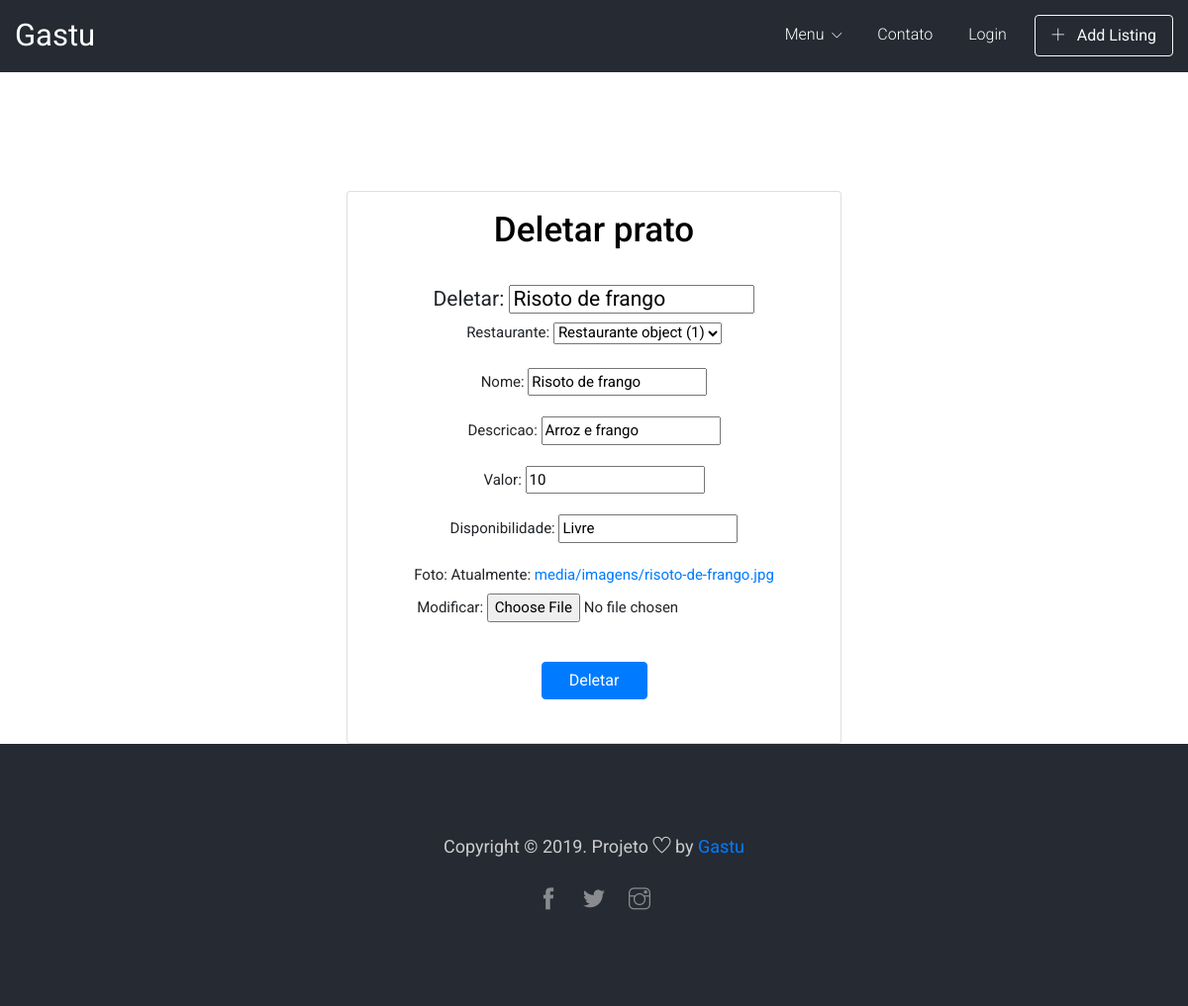
Screenshot of /polls/deletarcardapio/4/ with the database file from the repository.
### polls/models.py (models this page shows)
class Prato(models.Model):
    id_prato = models.AutoField(primary_key=True)
    nome = models.CharField(max_length=35)
    descricao = models.CharField(max_length=100)
    valor = models.IntegerField()
    disponibilidade = models.CharField(max_length=25)
    foto = models.ImageField(upload_to='media/imagens/')
    restaurante = models.ForeignKey(Restaurante, on_delete=models.CASCADE)

### polls/views.py (the view)
# urls.py: path('deletarcardapio/<int:pk>/', views.deletar_cardapio, name='deletar_cardapio'),
def deletar_cardapio(request, pk):
    post = Prato.objects.get(pk=pk)
    form = FormCardapio(instance=post)
    if request.method == 'POST':
        consulta = Prato.objects.get(pk=pk)
        consulta.delete()
        return redirect('polls:exibirCardapio')
    elif(request.method == 'GET'):
        return render(request, 'deletarCardapio.html', {'form': form, 'post': post})

### polls/forms.py
class FormCardapio(ModelForm):
    class Meta:
        model = Prato
        fields = ['restaurante','nome', 'descricao','valor','disponibilidade', 'foto']

### polls/templates/deletarCardapio.html (shortened to what this page needs)
{% load static %}
<!DOCTYPE html>
<html lang="en">
<head>
    <link rel="stylesheet" href="{% static 'css/bootstrap.min.css' %}">
    <link rel="stylesheet" href="{% static 'css/simple-line-icons.css' %}">
    <link rel="stylesheet" href="{% static 'css/themify-icons.css' %}">
    <link rel="stylesheet" href="{% static 'css/set1.css' %}">
    <link rel="stylesheet" href="{% static 'css/swiper.min.css'%}">
    <link rel="stylesheet" href="{% static 'css/magnific-popup.css' %}">
    <link rel="stylesheet" href="{% static 'css/style.css' %}">
</head>
<body>
    <div class="dark-bg sticky-top">
        <div class="container-fluid">
            <div class="row">
                <div class="col-md-12">
                    <nav class="navbar navbar-expand-lg navbar-light">
                        <a class="navbar-brand" href="{% url 'gastu:post_list' %}">Gastu</a>
                        <div class="collapse navbar-collapse justify-content-end" id="navbarNavDropdown">
                            <ul class="navbar-nav">
                                <li class="nav-item dropdown">
                                    <a class="nav-link" href="#" id="navbarDropdownMenuLink" data-toggle="dropdown" aria-haspopup="true" aria-expanded="false">
                   Menu
                   <span class="icon-arrow-down"></span>
                 </a>
                                </li>
                                <li class="nav-item active">
                                    <a class="nav-link" href="{% url 'gastu:contact' %}">Contato</a>
                                </li>
                                {% if user.is_authenticated %}
                                    <li class="nav-item">
                                        <a class="nav-link" href="{% url 'logout' %}">Sair</a>
                                    </li>
                                    {% else %}
                                    <li class="nav-item">
                                        <a class="nav-link" href="{% url 'login' %}">Login</a>
                                    </li>
                                    {% endif %}
                                <li><a href="#" class="btn btn-outline-light top-btn"><span class="ti-plus"></span> Add Listing</a></li>
                            </ul>
                        </div>
                    </nav>
                </div>
            </div>
        </div>
    </div>
    <div class="content-fluid" align="center" style="margin-top: 120px">
        <div class="card col-5 mt-lg-3 shadow mx-auto">
            <div class="card-body">
                <h3 class="card-title text-center" style="color: black;">Deletar prato</h3><br>
                <h6>Deletar: {{form.nome}}</h6>
                <div>
                    <form action="." method="POST">
                        {{ form.as_p }}
                        <br>
                        <input class="btn btn-primary col-3" type="submit" value="Deletar"></input><br><br>
                    </form>
                </div>
            </div>
        </div>
    </div>
    <footer class="main-block dark-bg">
            <div class="container">
                <div class="row">
                    <div class="col-md-12">
                        <div class="copyright">
                        <p>Copyright &copy; 2019. Projeto <i class="ti-heart" aria-hidden="true"></i> by <a href="http://127.0.0.1:8000/" target="_blank">Gastu</a></p>
                        <ul>
                            <li><a href="#"><span class="ti-facebook"></span></a></li>
                            <li><a href="#"><span class="ti-twitter-alt"></span></a></li>
                            <li><a href="#"><span class="ti-instagram"></span></a></li>
                        </ul>
                    </div>
                </div>
            </div>
        </div>
    </footer>
</body>

### static/css/style.css (style rules this page uses)
body { font-family: 'Roboto', sans-serif; }
h3 { font-size: 35px; }
h6 { font-size: 21px; font-weight: 400; }
p { font-size: 15px; }
.main-block { padding: 90px 0; }
.dark-bg { background: #252a33; }
.navbar { padding: .5rem 0; }
.navbar-brand { font-size: 31px; }
.navbar-light .navbar-brand { color: #fff; }
.navbar-light .navbar-nav .active > .nav-link { color: #fff; }
.navbar-light .navbar-nav .nav-link { font-size: 16px; font-weight: 300; color: #fff; }
.nav-item { margin: 0 20px 0 0; }
.nav-item span { font-size: 10px; margin: 0 0 0 4px; }
.ti-plus { font-size: 14px; padding: 0 8px 0 0; }
.btn-outline-light { padding: 10px 16px; }
footer { position: relative; }
.copyright { text-align: center; }
.copyright p { font-size: 18px; font-weight: 400; color: #ccc; margin: 0; }
.copyright ul { margin: 25px 0 0; padding: 0; }
.copyright ul li { list-style: none; display: inline-block; }
.copyright ul li a { color: #ccc; font-size: 22px; padding: 0 10px; opacity: 0.6; -webkit-transition: 0.3s; -o-transition: 0.3s; transition: 0.3s; }

### rows the page displays
Prato: nome "Risoto de frango", restaurante "Restaurante object (1)", descricao "Arroz e frango", valor "10", disponibilidade "Livre"
